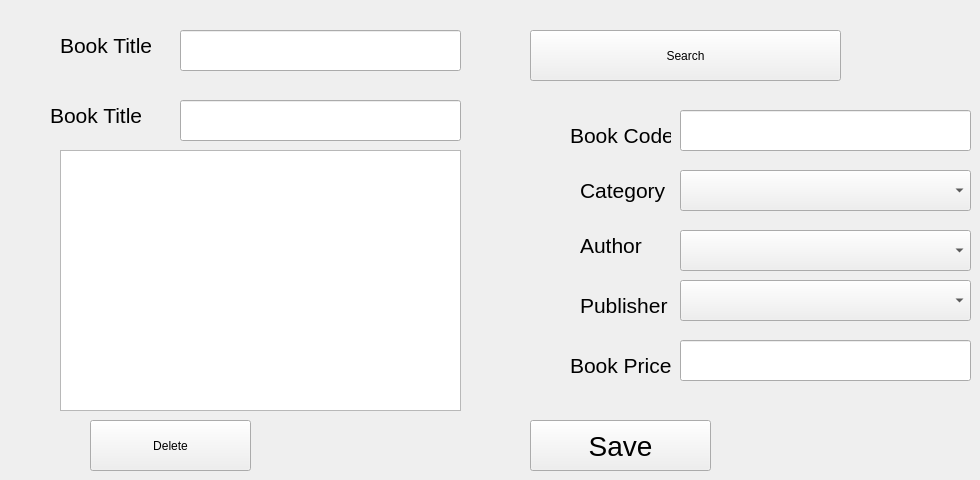
      <widget class="QWidget" name="tab_6">
       <attribute name="title">
        <string>Edit Or Delete A Book</string>
       </attribute>
       <widget class="QComboBox" name="comboBox_6">
        <property name="geometry">
         <rect>
          <x>680</x>
          <y>280</y>
          <width>291</width>
          <height>41</height>
         </rect>
        </property>
       </widget>
       <widget class="QLabel" name="label_9">
        <property name="geometry">
         <rect>
          <x>570</x>
          <y>120</y>
          <width>101</width>
          <height>31</height>
         </rect>
        </property>
        <property name="font">
         <font>
          <family>Segoe UI</family>
          <pointsize>16</pointsize>
         </font>
        </property>
        <property name="text">
         <string>Book Code</string>
        </property>
       </widget>
       <widget class="QComboBox" name="comboBox_7">
        <property name="geometry">
         <rect>
          <x>680</x>
          <y>170</y>
          <width>291</width>
          <height>41</height>
         </rect>
        </property>
       </widget>
       <widget class="QLineEdit" name="lineEdit_5">
        <property name="geometry">
         <rect>
          <x>180</x>
          <y>30</y>
          <width>281</width>
          <height>41</height>
         </rect>
        </property>
       </widget>
       <widget class="QLabel" name="label_10">
        <property name="geometry">
         <rect>
          <x>580</x>
          <y>170</y>
          <width>101</width>
          <height>41</height>
         </rect>
        </property>
        <property name="font">
         <font>
          <family>Segoe UI</family>
          <pointsize>16</pointsize>
         </font>
        </property>
        <property name="text">
         <string>Category</string>
        </property>
       </widget>
       <widget class="QLabel" name="label_11">
        <property name="geometry">
         <rect>
          <x>580</x>
          <y>230</y>
          <width>101</width>
          <height>31</height>
         </rect>
        </property>
        <property name="font">
         <font>
          <family>Segoe UI</family>
          <pointsize>16</pointsize>
         </font>
        </property>
        <property name="text">
         <string>Author</string>
        </property>
       </widget>
       <widget class="QLabel" name="label_12">
        <property name="geometry">
         <rect>
          <x>580</x>
          <y>290</y>
          <width>101</width>
          <height>31</height>
         </rect>
        </property>
        <property name="font">
         <font>
          <family>Segoe UI</family>
          <pointsize>16</pointsize>
         </font>
        </property>
        <property name="text">
         <string>Publisher</string>
        </property>
       </widget>
       <widget class="QComboBox" name="comboBox_8">
        <property name="geometry">
         <rect>
          <x>680</x>
          <y>230</y>
          <width>291</width>
          <height>41</height>
         </rect>
        </property>
       </widget>
       <widget class="QLineEdit" name="lineEdit_6">
        <property name="geometry">
         <rect>
          <x>680</x>
          <y>340</y>
          <width>291</width>
          <height>41</height>
         </rect>
        </property>
       </widget>
       <widget class="QLabel" name="label_13">
        <property name="geometry">
         <rect>
          <x>570</x>
          <y>350</y>
          <width>101</width>
          <height>31</height>
         </rect>
        </property>
        <property name="font">
         <font>
          <family>Segoe UI</family>
          <pointsize>16</pointsize>
         </font>
        </property>
        <property name="text">
         <string>Book Price</string>
        </property>
       </widget>
       <widget class="QLabel" name="label_14">
        <property name="geometry">
         <rect>
          <x>60</x>
          <y>30</y>
          <width>111</width>
          <height>31</height>
         </rect>
        </property>
        <property name="font">
         <font>
          <family>Segoe UI</family>
          <pointsize>16</pointsize>
         </font>
        </property>
        <property name="text">
         <string>Book Title</string>
        </property>
       </widget>
       <widget class="QLineEdit" name="lineEdit_7">
        <property name="geometry">
         <rect>
          <x>680</x>
          <y>110</y>
          <width>291</width>
          <height>41</height>
         </rect>
        </property>
       </widget>
       <widget class="QPushButton" name="pushButton_8">
        <property name="geometry">
         <rect>
          <x>530</x>
          <y>420</y>
          <width>181</width>
          <height>51</height>
         </rect>
        </property>
        <property name="font">
         <font>
          <family>Segoe UI</family>
          <pointsize>21</pointsize>
         </font>
        </property>
        <property name="text">
         <string>Save</string>
        </property>
       </widget>
       <widget class="QLineEdit" name="lineEdit_8">
        <property name="geometry">
         <rect>
          <x>180</x>
          <y>100</y>
          <width>281</width>
          <height>41</height>
         </rect>
        </property>
       </widget>
       <widget class="QLabel" name="label_15">
        <property name="geometry">
         <rect>
          <x>50</x>
          <y>100</y>
          <width>111</width>
          <height>31</height>
         </rect>
        </property>
        <property name="font">
         <font>
          <family>Segoe UI</family>
          <pointsize>16</pointsize>
         </font>
        </property>
        <property name="text">
         <string>Book Title</string>
        </property>
       </widget>
       <widget class="QPushButton" name="pushButton_9">
        <property name="geometry">
         <rect>
          <x>530</x>
          <y>30</y>
          <width>311</width>
          <height>51</height>
         </rect>
        </property>
        <property name="text">
         <string>Search</string>
        </property>
       </widget>
       <widget class="QPushButton" name="pushButton_10">
        <property name="geometry">
         <rect>
          <x>90</x>
          <y>420</y>
          <width>161</width>
          <height>51</height>
         </rect>
        </property>
        <property name="text">
         <string>Delete</string>
        </property>
       </widget>
       <widget class="QTextEdit" name="textEdit_2">
        <property name="geometry">
         <rect>
          <x>60</x>
          <y>150</y>
          <width>401</width>
          <height>261</height>
         </rect>
        </property>
       </widget>
      </widget>
